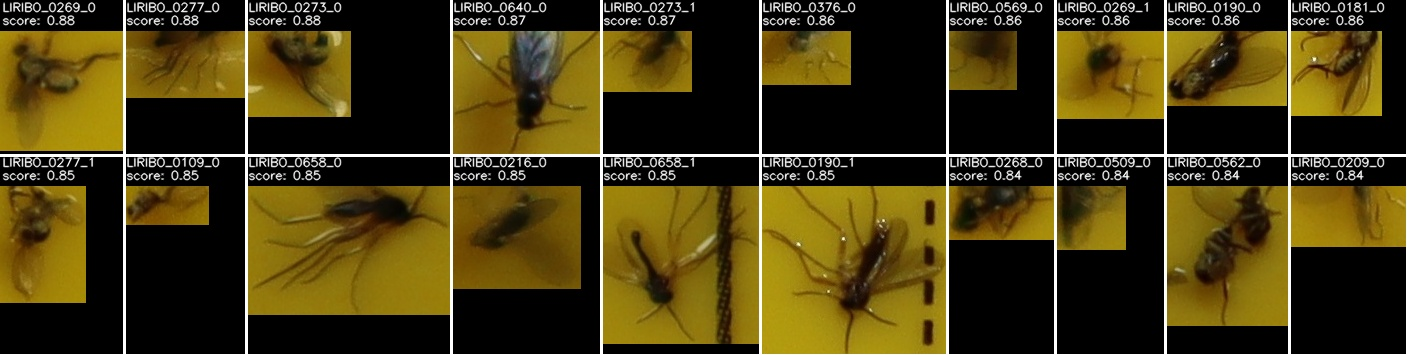
#> input picture BA/images/LIRIBO_fp_canvas_1.jpg, 1407 x 355 px; its folder holds 4 pictures in this run
$ python crop_all_images.py
#> lines starting #> are read from the running program, lines starting #| are printed output that depends on the picture; after the words box and inside, x2 and y2 are one past the last pixel; in counts of white or black regions, pixels touching at a corner belong together
import os
import cv2
import numpy as np

def create_binary_mask(image):
    lower_yellow = np.array([20, 100, 100])
    upper_yellow = np.array([30, 255, 255])
    hsv = cv2.cvtColor(image, cv2.COLOR_BGR2HSV)
    mask = cv2.inRange(hsv, lower_yellow, upper_yellow)
    return mask

def crop(image):
    mask = create_binary_mask(image)
    contours, _ = cv2.findContours(mask, cv2.RETR_EXTERNAL, cv2.CHAIN_APPROX_SIMPLE)
    if contours:
        largest_contour = max(contours, key=cv2.contourArea)
        x, y, w, h = cv2.boundingRect(largest_contour)
        cropped_image = image[y:y+h, x:x+w]
        return cropped_image, (x, y, w, h)
    else:
        return None, None

# [48 lines left out: function adjust_yolo_labels, not called in this run]

def process_image(image_path, annotation_path, output_image_path, output_label_path):
    image = cv2.imread(image_path)
    if image is None:
        print(f"Warning: Could not read image {image_path}")
        return

    orig_h, orig_w = image.shape[:2]

    cropped_image, crop_coords = crop(image)
    if cropped_image is None:
        print(f"No yellow region found in {image_path}, skipping.")
        return

    x, y, w, h = crop_coords

    # Save cropped image
    os.makedirs(os.path.dirname(output_image_path), exist_ok=True)
    cv2.imwrite(output_image_path, cropped_image)

    # Adjust and save labels if annotation file exists
    if os.path.exists(annotation_path):
        adjust_yolo_labels(annotation_path, x, y, w, h, orig_w, orig_h, output_label_path)
    else:
        print(f"Annotation file {annotation_path} not found, skipping label adjustment.")

def process_all_images(image_root='images', label_root='labels', output_root='output'):
    for root, dirs, files in os.walk(image_root):
        for file in files:
            if not file.lower().endswith(('.jpg', '.jpeg', '.png')):
                continue

            image_path = os.path.join(root, file)
            rel_path = os.path.relpath(image_path, image_root)
            rel_base, ext = os.path.splitext(rel_path)

            annotation_path = os.path.join(label_root, rel_base + '.txt')

            output_image_path = os.path.join(output_root, 'images', rel_base + ext)
            output_label_path = os.path.join(output_root, 'labels', rel_base + '.txt')

            process_image(image_path, annotation_path, output_image_path, output_label_path)
#> in process_image, image is the input picture: shape (355, 1407, 3); mean B, G, R 19.2, 59.1, 70.9
#> in create_binary_mask, `hsv = cv2.cvtColor(image, cv2.COLOR_BGR2HSV)`: hsv: shape (355, 1407, 3); mean H, S, V 16.6, 122.7, 71
#> in create_binary_mask, `mask = cv2.inRange(hsv, lower_yellow, upper_yellow)`:
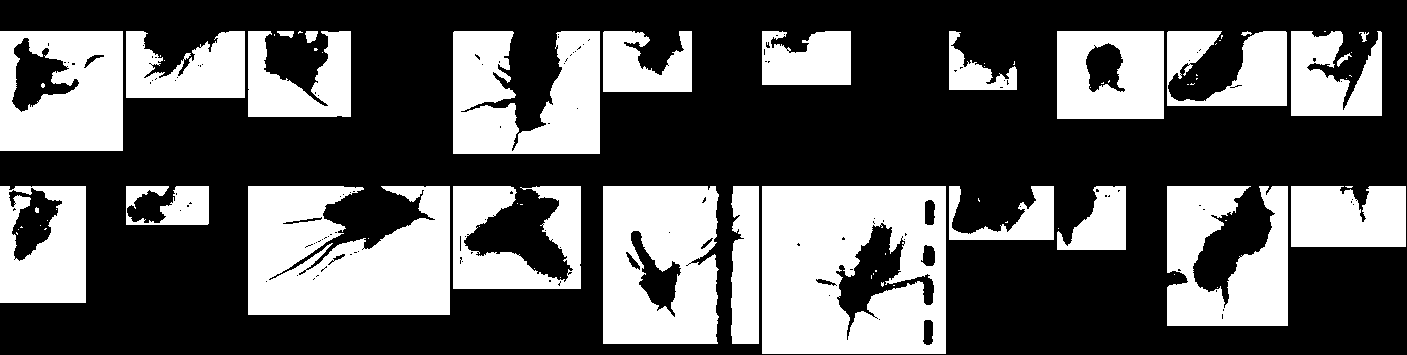
#> mask: shape (355, 1407); 35.9% white; 77 white regions (50 under 20 px)
#> in crop, `contours, _ = cv2.findContours(mask, cv2.RETR_EXTERNAL, cv2.CHAIN_APPR..`: contours = 59 contours, 34 with area under 20; largest, box (x1, y1, x2, y2) and area: (762, 186, 946, 354) 30561, (248, 186, 450, 315) 21320, (603, 186, 719, 344) 17530, (0, 31, 123, 151) 14518, (453, 31, 600, 154) 13216
#> in crop, `largest_contour = max(contours, key=cv2.contourArea)`: largest_contour = [[762, 186], [762, 353], [945, 353], [945, 186]]
#> in crop, `x, y, w, h = cv2.boundingRect(largest_contour)`: x = 762; y = 186; w = 184; h = 168
#> in crop, `cropped_image = image[y:y+h, x:x+w]`:
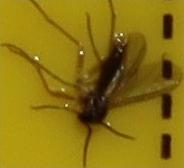
#> cropped_image: shape (168, 184, 3); mean B, G, R 16.4, 117.1, 141.4
#> in process_image, `cropped_image, crop_coords = crop(image)`: crop_coords = (762, 186, 184, 168)
#> in process_image, `x, y, w, h = crop_coords`: x = 762; y = 186; w = 184; h = 168

if __name__ == "__main__":
    process_all_images()
